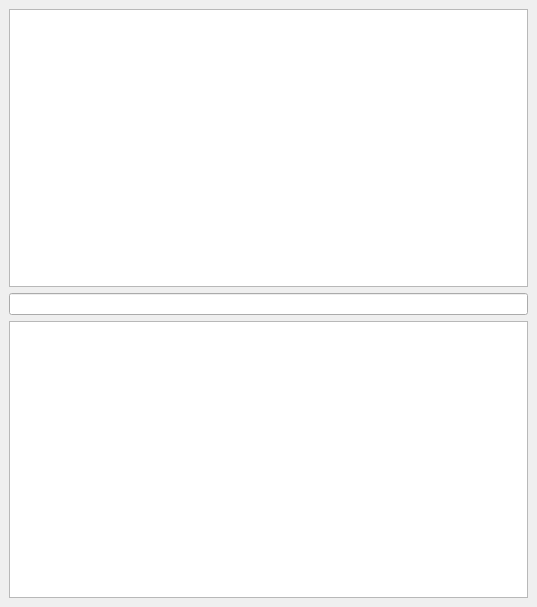
<?xml version="1.0" encoding="UTF-8"?>
<ui version="4.0">
 <class>uiMainWindow</class>
 <widget class="QMainWindow" name="uiMainWindow">
  <property name="geometry">
   <rect>
    <x>0</x>
    <y>0</y>
    <width>537</width>
    <height>607</height>
   </rect>
  </property>
  <property name="windowTitle">
   <string>MainWindow</string>
  </property>
  <widget class="QWidget" name="uiCentralWidget">
   <layout class="QVBoxLayout" name="layoutMain">
    <item>
     <widget class="QTextEdit" name="uiXml">
      <property name="readOnly">
       <bool>true</bool>
      </property>
     </widget>
    </item>
    <item>
     <widget class="QLineEdit" name="uiFilter"/>
    </item>
    <item>
     <widget class="QTreeView" name="uiTree">
      <property name="sortingEnabled">
       <bool>true</bool>
      </property>
     </widget>
    </item>
   </layout>
  </widget>
 </widget>
 <resources/>
 <connections/>
</ui>
